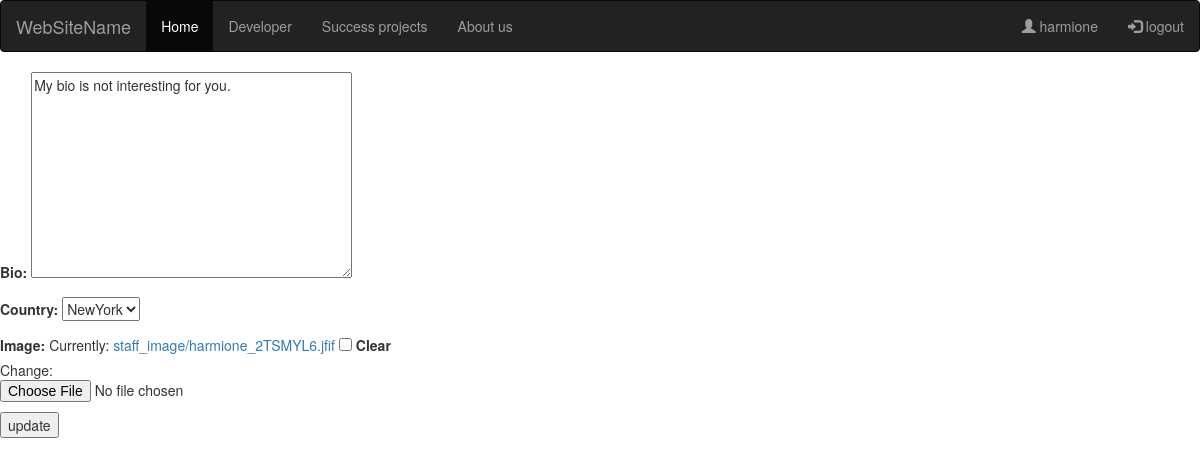
/staffupdate/1 (signed in), run on the app's committed database.
### users/models.py (models this page shows, shortened)
class CustomUser(AbstractUser):
    STARTAPPER = "Startapper"
    DEVELOPER = "Developer"
    PRACTITIONER = "Practitioner"
    USER_TYPE = [
        (STARTAPPER, 'Startapper'),
        (DEVELOPER, 'Developer'),
            (PRACTITIONER, 'Practitioner'),
    ]
    full_name = models.CharField('full name', max_length=200, blank=False, null=False)
    email = models.EmailField('email address', blank=False, null=False, unique=True)
    user_type = models.CharField(max_length=30, choices=USER_TYPE)
    phone = models.CharField(max_length=30, blank=False, null=False, unique=True)
    date_joined = models.DateTimeField('date joined', default=timezone.now)
    username_validator = UnicodeUsernameValidator()
    username = models.CharField(
        'username',
        max_length=150,
        unique=True,
        help_text='Required. 150 characters or fewer. Letters, digits and @/./+/-/_ only.',
        validators=[username_validator],
        error_messages={
            'unique': "A user with that username already exists.",
        },
    )

class Staff(models.Model):
    user = models.OneToOneField(CustomUser, on_delete=models.CASCADE)
    bio = models.TextField(default="no bio...", max_length=400)
    country = models.CharField(max_length=50, blank=True, null=True, choices=COUNTRY)
    image = models.ImageField(upload_to='staff_image', blank=True, null=True)

### users/views.py (the view, shortened to what this page needs)
# urls.py: path('staffupdate/<int:pk>' , StaffUpdateWiew.as_view() , name='staffupdate' ),
class StaffUpdateWiew(UpdateView):
    model = Staff
    fields = ['bio' , 'country' , 'image']
    template_name = 'users/update.html'

### users/templates/users/update.html (shortened to what this page needs)
{% extends 'users/base.html' %}
{% block body %}
<form action="" method="post" enctype="multipart/form-data">
    {{ form.as_p }}
    <input type="submit" value="update">
</form>
{% endblock %}

### users/templates/users/base.html (shortened to what this page needs)
<!DOCTYPE html>
<html>
    <head>
        <link rel="stylesheet" href="https://maxcdn.bootstrapcdn.com/bootstrap/3.4.1/css/bootstrap.min.css">
    </head>
    <body>
            <nav class="navbar navbar-inverse">
                <div class="container-fluid">
                  <div class="navbar-header">
                    <a class="navbar-brand" href="">WebSiteName</a>
                  </div>
                  <ul class="nav navbar-nav">
                    <li class="active"><a href="{% url 'users:index' %}">Home</a></li>
                    {% if request.user.user_type == 'Startapper' %}
                    <li><a href="{% url 'users:Startapper' %}">Startapper</a></li>
                    {% elif request.user.user_type == 'Developer' %}
                    <li><a href="{% url 'users:Developer' %}">Developer</a></li>
                    {% elif request.user.user_type == 'Practitioner' %}
                    <li><a href="{% url 'users:Practitioner' %}">Practitioner</a></li>
                    {% elif request.user.is_staff %}
                    <li><a href="{% url 'users:Startapper' %}">Startapper</a></li>
                    <li><a href="{% url 'users:Developer' %}">Developer</a></li>
                    <li><a href="{% url 'users:Practitioner' %}">Practitioner</a></li>
                    {% endif %}
                    <li><a href="{% url 'users:successproject' %}">Success projects</a></li>
                    <li><a href="{% url 'users:Practitioner' %}">About us</a></li>
                  </ul>
                  <ul class="nav navbar-nav navbar-right">
                    {% if request.user.username %}
                    <li><a href="{% url 'users:profile' %}"><span class="glyphicon glyphicon-user"></span> {{request.user.username}}</a></li>
                    <li><a href="{% url 'logout' %}"><span class="glyphicon glyphicon-log-in"></span> logout</a></li>
                    {% else %}
                    <li><a href="{% url 'register:register' %}"><span class="glyphicon glyphicon-user"></span> Sign Up</a></li>
                    <li><a href="{% url 'login' %}"><span class="glyphicon glyphicon-log-in"></span> Login</a></li>
                    {% endif %}
                  </ul>
                </div>
              </nav>
            <div>
                {% block body %}
                {% endblock %}
            </div>
    </body>
</html>

### data on the page
CustomUser: user.username "harmione"
Staff: bio "My bio is not interesting for you.", country "NewYork"
